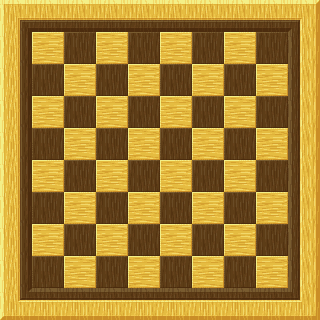

Rendered tile map (Tiled .tmx) drawn with the repository's tilesets; below, a short description and the full map source, tile grids included:
An orthogonal 10x10 tile map with 32x32 px tiles, 2 tile layers (border, board).

<map version="1.0" tiledversion="1.1.4" orientation="orthogonal" renderorder="right-up" width="10" height="10" tilewidth="32" tileheight="32" infinite="0" nextobjectid="1">
 <tileset firstgid="1" source="wood.tsx" />
 <layer name="border" width="10" height="10">
  <data encoding="csv">
3,4,4,4,4,4,4,4,4,5,
10,0,0,0,0,0,0,0,0,12,
10,0,0,0,0,0,0,0,0,12,
10,0,0,0,0,0,0,0,0,12,
10,0,0,0,0,0,0,0,0,12,
10,0,0,0,0,0,0,0,0,12,
10,0,0,0,0,0,0,0,0,12,
10,0,0,0,0,0,0,0,0,12,
10,0,0,0,0,0,0,0,0,12,
17,18,18,18,18,18,18,18,18,19
</data>
 </layer>
 <layer name="board" width="10" height="10">
  <data encoding="csv">
0,0,0,0,0,0,0,0,0,0,
0,2,16,2,16,2,16,2,16,0,
0,16,2,16,2,16,2,16,2,0,
0,2,16,2,16,2,16,2,16,0,
0,16,2,16,2,16,2,16,2,0,
0,2,16,2,16,2,16,2,16,0,
0,16,2,16,2,16,2,16,2,0,
0,2,16,2,16,2,16,2,16,0,
0,16,2,16,2,16,2,16,2,0,
0,0,0,0,0,0,0,0,0,0
</data>
 </layer>
</map>
